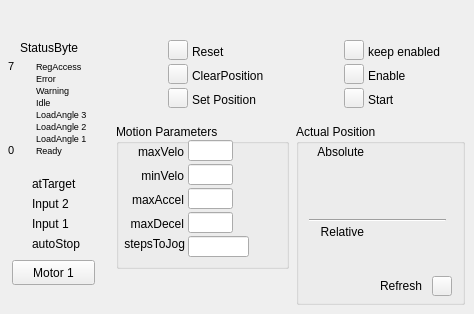
      <widget class="QWidget" name="control_2">
       <attribute name="title">
        <string>Control</string>
       </attribute>
       <widget class="TButton" name="tbutton2_2">
        <property name="geometry">
         <rect>
          <x>344</x>
          <y>64</y>
          <width>20</width>
          <height>20</height>
         </rect>
        </property>
        <property name="variable" stdset="0">
         <string>$(P):LO:SC:$(T):CBYTE</string>
        </property>
        <property name="variableSubstitutions" stdset="0">
         <string>P=CHA,T=2531-2-2</string>
        </property>
        <property name="subscribe" stdset="0">
         <bool>true</bool>
        </property>
        <property name="showLabel" stdset="0">
         <bool>false</bool>
        </property>
       </widget>
       <widget class="QLabel" name="SB_label_55">
        <property name="geometry">
         <rect>
          <x>36</x>
          <y>84</y>
          <width>65</width>
          <height>12</height>
         </rect>
        </property>
        <property name="font">
         <font>
          <pointsize>7</pointsize>
         </font>
        </property>
        <property name="text">
         <string>Warning</string>
        </property>
       </widget>
       <widget class="QEBitStatus" name="qebitstatus_5">
        <property name="geometry">
         <rect>
          <x>20</x>
          <y>60</y>
          <width>12</width>
          <height>96</height>
         </rect>
        </property>
        <property name="Orientation">
         <enum>QBitStatus::LSB_On_Bottom</enum>
        </property>
        <property name="offColour">
         <color>
          <red>157</red>
          <green>171</green>
          <blue>193</blue>
         </color>
        </property>
        <property name="variable" stdset="0">
         <string>$(P):LI:$(T):SBYTE</string>
        </property>
        <property name="variableSubstitutions" stdset="0">
         <string>P=CHA,T=2531-2-2</string>
        </property>
       </widget>
       <widget class="QLabel" name="SB_label_56">
        <property name="geometry">
         <rect>
          <x>36</x>
          <y>60</y>
          <width>65</width>
          <height>12</height>
         </rect>
        </property>
        <property name="font">
         <font>
          <pointsize>7</pointsize>
         </font>
        </property>
        <property name="text">
         <string>RegAccess</string>
        </property>
       </widget>
       <widget class="QLabel" name="SB_label_57">
        <property name="geometry">
         <rect>
          <x>36</x>
          <y>108</y>
          <width>65</width>
          <height>12</height>
         </rect>
        </property>
        <property name="font">
         <font>
          <pointsize>7</pointsize>
         </font>
        </property>
        <property name="text">
         <string>LoadAngle 3</string>
        </property>
       </widget>
       <widget class="QLabel" name="SB_label_58">
        <property name="geometry">
         <rect>
          <x>36</x>
          <y>96</y>
          <width>65</width>
          <height>12</height>
         </rect>
        </property>
        <property name="font">
         <font>
          <pointsize>7</pointsize>
         </font>
        </property>
        <property name="text">
         <string>Idle</string>
        </property>
       </widget>
       <widget class="QLabel" name="SB_label_59">
        <property name="geometry">
         <rect>
          <x>36</x>
          <y>72</y>
          <width>65</width>
          <height>12</height>
         </rect>
        </property>
        <property name="font">
         <font>
          <pointsize>7</pointsize>
         </font>
        </property>
        <property name="text">
         <string>Error</string>
        </property>
       </widget>
       <widget class="QLabel" name="SB_label_60">
        <property name="geometry">
         <rect>
          <x>36</x>
          <y>132</y>
          <width>65</width>
          <height>12</height>
         </rect>
        </property>
        <property name="font">
         <font>
          <pointsize>7</pointsize>
         </font>
        </property>
        <property name="text">
         <string>LoadAngle 1</string>
        </property>
       </widget>
       <widget class="QLabel" name="SB_label_61">
        <property name="geometry">
         <rect>
          <x>36</x>
          <y>120</y>
          <width>65</width>
          <height>12</height>
         </rect>
        </property>
        <property name="font">
         <font>
          <pointsize>7</pointsize>
         </font>
        </property>
        <property name="text">
         <string>LoadAngle 2</string>
        </property>
       </widget>
       <widget class="QLabel" name="SB_label_62">
        <property name="geometry">
         <rect>
          <x>36</x>
          <y>144</y>
          <width>65</width>
          <height>12</height>
         </rect>
        </property>
        <property name="font">
         <font>
          <pointsize>7</pointsize>
         </font>
        </property>
        <property name="text">
         <string>Ready</string>
        </property>
       </widget>
       <widget class="QEBitStatus" name="qebitstatus_11">
        <property name="geometry">
         <rect>
          <x>12</x>
          <y>176</y>
          <width>16</width>
          <height>16</height>
         </rect>
        </property>
        <property name="numberOfBits">
         <number>1</number>
        </property>
        <property name="shift">
         <number>3</number>
        </property>
        <property name="onColour">
         <color>
          <red>0</red>
          <green>255</green>
          <blue>0</blue>
         </color>
        </property>
        <property name="offColour">
         <color>
          <red>156</red>
          <green>173</green>
          <blue>194</blue>
         </color>
        </property>
        <property name="variable" stdset="0">
         <string>$(P):LI:$(T):SWORD</string>
        </property>
        <property name="variableSubstitutions" stdset="0">
         <string>P=CHA,T=2531-2-2</string>
        </property>
       </widget>
       <widget class="QEBitStatus" name="qebitstatus_12">
        <property name="geometry">
         <rect>
          <x>12</x>
          <y>216</y>
          <width>16</width>
          <height>16</height>
         </rect>
        </property>
        <property name="numberOfBits">
         <number>1</number>
        </property>
        <property name="shift">
         <number>0</number>
        </property>
        <property name="onColour">
         <color>
          <red>0</red>
          <green>255</green>
          <blue>0</blue>
         </color>
        </property>
        <property name="offColour">
         <color>
          <red>156</red>
          <green>173</green>
          <blue>194</blue>
         </color>
        </property>
        <property name="variable" stdset="0">
         <string>$(P):LI:$(T):SWORD</string>
        </property>
        <property name="variableSubstitutions" stdset="0">
         <string>P=CHA,T=2531-2-2</string>
        </property>
       </widget>
       <widget class="QLabel" name="label_63">
        <property name="geometry">
         <rect>
          <x>32</x>
          <y>236</y>
          <width>56</width>
          <height>15</height>
         </rect>
        </property>
        <property name="text">
         <string>autoStop</string>
        </property>
       </widget>
       <widget class="QEBitStatus" name="qebitstatus_13">
        <property name="geometry">
         <rect>
          <x>12</x>
          <y>196</y>
          <width>16</width>
          <height>16</height>
         </rect>
        </property>
        <property name="numberOfBits">
         <number>1</number>
        </property>
        <property name="shift">
         <number>1</number>
        </property>
        <property name="onColour">
         <color>
          <red>0</red>
          <green>255</green>
          <blue>0</blue>
         </color>
        </property>
        <property name="offColour">
         <color>
          <red>156</red>
          <green>173</green>
          <blue>194</blue>
         </color>
        </property>
        <property name="variable" stdset="0">
         <string>$(P):LI:$(T):SWORD</string>
        </property>
        <property name="variableSubstitutions" stdset="0">
         <string>P=CHA,T=2531-2-2</string>
        </property>
       </widget>
       <widget class="QLabel" name="label_64">
        <property name="geometry">
         <rect>
          <x>32</x>
          <y>176</y>
          <width>56</width>
          <height>15</height>
         </rect>
        </property>
        <property name="text">
         <string>atTarget</string>
        </property>
       </widget>
       <widget class="QLabel" name="label_65">
        <property name="geometry">
         <rect>
          <x>32</x>
          <y>216</y>
          <width>56</width>
          <height>15</height>
         </rect>
        </property>
        <property name="text">
         <string>Input 1</string>
        </property>
       </widget>
       <widget class="QEBitStatus" name="qebitstatus_14">
        <property name="geometry">
         <rect>
          <x>12</x>
          <y>236</y>
          <width>16</width>
          <height>16</height>
         </rect>
        </property>
        <property name="numberOfBits">
         <number>1</number>
        </property>
        <property name="shift">
         <number>5</number>
        </property>
        <property name="onColour">
         <color>
          <red>0</red>
          <green>255</green>
          <blue>0</blue>
         </color>
        </property>
        <property name="offColour">
         <color>
          <red>255</red>
          <green>0</green>
          <blue>0</blue>
         </color>
        </property>
        <property name="variable" stdset="0">
         <string>$(P):LO:$(T):CBYTE</string>
        </property>
        <property name="variableSubstitutions" stdset="0">
         <string>P=CHA,T=2531-2-2</string>
        </property>
       </widget>
       <widget class="QLabel" name="label_66">
        <property name="geometry">
         <rect>
          <x>32</x>
          <y>196</y>
          <width>56</width>
          <height>15</height>
         </rect>
        </property>
        <property name="text">
         <string>Input 2</string>
        </property>
       </widget>
       <widget class="QPushButton" name="pushButtonM1_2">
        <property name="geometry">
         <rect>
          <x>12</x>
          <y>260</y>
          <width>83</width>
          <height>25</height>
         </rect>
        </property>
        <property name="text">
         <string>Motor 1</string>
        </property>
       </widget>
       <widget class="QLabel" name="label_67">
        <property name="geometry">
         <rect>
          <x>368</x>
          <y>68</y>
          <width>45</width>
          <height>16</height>
         </rect>
        </property>
        <property name="text">
         <string>Enable</string>
        </property>
       </widget>
       <widget class="QLabel" name="label_68">
        <property name="geometry">
         <rect>
          <x>368</x>
          <y>92</y>
          <width>45</width>
          <height>16</height>
         </rect>
        </property>
        <property name="text">
         <string>Start</string>
        </property>
       </widget>
       <widget class="TButton" name="tbutton3_2">
        <property name="geometry">
         <rect>
          <x>344</x>
          <y>88</y>
          <width>20</width>
          <height>20</height>
         </rect>
        </property>
        <property name="variable" stdset="0">
         <string>CHA:LO:SC:2531-1-2:CBYTE</string>
        </property>
        <property name="subscribe" stdset="0">
         <bool>true</bool>
        </property>
        <property name="showLabel" stdset="0">
         <bool>false</bool>
        </property>
        <property name="bitNumber" stdset="0">
         <UInt>2</UInt>
        </property>
       </widget>
       <widget class="TButton" name="tbutton1_2">
        <property name="geometry">
         <rect>
          <x>344</x>
          <y>40</y>
          <width>20</width>
          <height>20</height>
         </rect>
        </property>
        <property name="checked">
         <bool>false</bool>
        </property>
        <property name="variable" stdset="0">
         <string>$(P):BO:$(T):CH1:MOT:ENABL</string>
        </property>
        <property name="variableSubstitutions" stdset="0">
         <string>P=CHA,T=2531-2-2</string>
        </property>
        <property name="subscribe" stdset="0">
         <bool>true</bool>
        </property>
        <property name="AlarmEnable" stdset="0">
         <bool>false</bool>
        </property>
        <property name="textOnClick" stdset="0">
         <bool>true</bool>
        </property>
        <property name="onText" stdset="0">
         <string>Yes</string>
        </property>
        <property name="offText" stdset="0">
         <string>Not</string>
        </property>
        <property name="showLabel" stdset="0">
         <bool>false</bool>
        </property>
       </widget>
       <widget class="QLabel" name="label_69">
        <property name="geometry">
         <rect>
          <x>368</x>
          <y>44</y>
          <width>89</width>
          <height>16</height>
         </rect>
        </property>
        <property name="text">
         <string>keep enabled</string>
        </property>
       </widget>
       <widget class="PButton" name="pbutton_8">
        <property name="geometry">
         <rect>
          <x>168</x>
          <y>40</y>
          <width>20</width>
          <height>20</height>
         </rect>
        </property>
        <property name="text">
         <string/>
        </property>
        <property name="checkable">
         <bool>false</bool>
        </property>
        <property name="variable" stdset="0">
         <string>$(P):LO:SC:$(T):CBYTE</string>
        </property>
        <property name="variableSubstitutions" stdset="0">
         <string>P=CHA,T=2531-2-2</string>
        </property>
        <property name="subscribe" stdset="0">
         <bool>true</bool>
        </property>
        <property name="AlarmEnable" stdset="0">
         <bool>false</bool>
        </property>
        <property name="writeOnPress" stdset="0">
         <bool>false</bool>
        </property>
        <property name="showLabel" stdset="0">
         <bool>false</bool>
        </property>
        <property name="bitNumber" stdset="0">
         <UInt>6</UInt>
        </property>
       </widget>
       <widget class="QLabel" name="label_70">
        <property name="geometry">
         <rect>
          <x>8</x>
          <y>144</y>
          <width>12</width>
          <height>12</height>
         </rect>
        </property>
        <property name="font">
         <font>
          <pointsize>8</pointsize>
         </font>
        </property>
        <property name="text">
         <string>0</string>
        </property>
       </widget>
       <widget class="QLabel" name="label_71">
        <property name="geometry">
         <rect>
          <x>8</x>
          <y>60</y>
          <width>12</width>
          <height>12</height>
         </rect>
        </property>
        <property name="font">
         <font>
          <pointsize>8</pointsize>
         </font>
        </property>
        <property name="text">
         <string>7</string>
        </property>
       </widget>
       <widget class="PButton" name="pbutton_9">
        <property name="geometry">
         <rect>
          <x>168</x>
          <y>64</y>
          <width>20</width>
          <height>20</height>
         </rect>
        </property>
        <property name="text">
         <string/>
        </property>
        <property name="checkable">
         <bool>false</bool>
        </property>
        <property name="variable" stdset="0">
         <string>$(P):LO:SC:$(T):CWORD</string>
        </property>
        <property name="variableSubstitutions" stdset="0">
         <string>P=CHA,T=2531-2-2</string>
        </property>
        <property name="subscribe" stdset="0">
         <bool>true</bool>
        </property>
        <property name="AlarmEnable" stdset="0">
         <bool>false</bool>
        </property>
        <property name="writeOnPress" stdset="0">
         <bool>false</bool>
        </property>
        <property name="showLabel" stdset="0">
         <bool>false</bool>
        </property>
        <property name="bitNumber" stdset="0">
         <UInt>13</UInt>
        </property>
       </widget>
       <widget class="PButton" name="pbutton_10">
        <property name="geometry">
         <rect>
          <x>168</x>
          <y>88</y>
          <width>20</width>
          <height>20</height>
         </rect>
        </property>
        <property name="text">
         <string/>
        </property>
        <property name="checkable">
         <bool>false</bool>
        </property>
        <property name="variable" stdset="0">
         <string>$(P):LO:SC:$(T):CWORD</string>
        </property>
        <property name="variableSubstitutions" stdset="0">
         <string>P=CHA,T=2531-2-2</string>
        </property>
        <property name="subscribe" stdset="0">
         <bool>true</bool>
        </property>
        <property name="AlarmEnable" stdset="0">
         <bool>false</bool>
        </property>
        <property name="writeOnPress" stdset="0">
         <bool>false</bool>
        </property>
        <property name="showLabel" stdset="0">
         <bool>false</bool>
        </property>
        <property name="bitNumber" stdset="0">
         <UInt>10</UInt>
        </property>
       </widget>
       <widget class="QLabel" name="label_72">
        <property name="geometry">
         <rect>
          <x>192</x>
          <y>44</y>
          <width>33</width>
          <height>16</height>
         </rect>
        </property>
        <property name="text">
         <string>Reset</string>
        </property>
       </widget>
       <widget class="QLabel" name="label_73">
        <property name="geometry">
         <rect>
          <x>192</x>
          <y>68</y>
          <width>77</width>
          <height>16</height>
         </rect>
        </property>
        <property name="text">
         <string>ClearPosition</string>
        </property>
       </widget>
       <widget class="QLabel" name="label_74">
        <property name="geometry">
         <rect>
          <x>192</x>
          <y>92</y>
          <width>81</width>
          <height>16</height>
         </rect>
        </property>
        <property name="text">
         <string>Set Position</string>
        </property>
       </widget>
       <widget class="QGroupBox" name="groupBox_2">
        <property name="geometry">
         <rect>
          <x>296</x>
          <y>124</y>
          <width>169</width>
          <height>181</height>
         </rect>
        </property>
        <property name="title">
         <string>Actual Position</string>
        </property>
        <widget class="QLabel" name="label_75">
         <property name="geometry">
          <rect>
           <x>84</x>
           <y>154</y>
           <width>49</width>
           <height>16</height>
          </rect>
         </property>
         <property name="text">
          <string>Refresh</string>
         </property>
        </widget>
        <widget class="QELabel" name="qelabel_92">
         <property name="geometry">
          <rect>
           <x>56</x>
           <y>56</y>
           <width>97</width>
           <height>16</height>
          </rect>
         </property>
         <property name="alignment">
          <set>Qt::AlignRight|Qt::AlignTrailing|Qt::AlignVCenter</set>
         </property>
         <property name="variable" stdset="0">
          <string>$(P):CALC:$(T):CH1:POS:MM</string>
         </property>
         <property name="variableSubstitutions" stdset="0">
          <string>P=CHA,T=2531-2-2</string>
         </property>
         <property name="displayAlarmState">
          <bool>false</bool>
         </property>
        </widget>
        <widget class="QELabel" name="qelabel_93">
         <property name="geometry">
          <rect>
           <x>56</x>
           <y>36</y>
           <width>97</width>
           <height>16</height>
          </rect>
         </property>
         <property name="alignment">
          <set>Qt::AlignRight|Qt::AlignTrailing|Qt::AlignVCenter</set>
         </property>
         <property name="variable" stdset="0">
          <string>$(P):LI:$(T):CH1:POS</string>
         </property>
         <property name="variableSubstitutions" stdset="0">
          <string>P=CHA,T=2531-2-2</string>
         </property>
         <property name="displayAlarmState">
          <bool>false</bool>
         </property>
        </widget>
        <widget class="PButton" name="pbutton_11">
         <property name="geometry">
          <rect>
           <x>136</x>
           <y>152</y>
           <width>20</width>
           <height>20</height>
          </rect>
         </property>
         <property name="text">
          <string/>
         </property>
         <property name="checkable">
          <bool>false</bool>
         </property>
         <property name="variable" stdset="0">
          <string>$(P):BO:$(T):CH1:READ:POS</string>
         </property>
         <property name="variableSubstitutions" stdset="0">
          <string>P=CHA,T=2531-2-2</string>
         </property>
         <property name="subscribe" stdset="0">
          <bool>true</bool>
         </property>
         <property name="writeOnRelease" stdset="0">
          <bool>true</bool>
         </property>
         <property name="pressText" stdset="0">
          <string>Yes</string>
         </property>
         <property name="releaseText" stdset="0">
          <string>Not</string>
         </property>
         <property name="showLabel" stdset="0">
          <bool>false</bool>
         </property>
        </widget>
        <widget class="QELabel" name="qelabel_122">
         <property name="geometry">
          <rect>
           <x>56</x>
           <y>76</y>
           <width>97</width>
           <height>16</height>
          </rect>
         </property>
         <property name="alignment">
          <set>Qt::AlignRight|Qt::AlignTrailing|Qt::AlignVCenter</set>
         </property>
         <property name="variable" stdset="0">
          <string>$(P):CALC:$(T):CH1:SET:POS:TOREV</string>
         </property>
         <property name="variableSubstitutions" stdset="0">
          <string>P=CHA,T=2531-2-2</string>
         </property>
         <property name="displayAlarmState">
          <bool>false</bool>
         </property>
        </widget>
        <widget class="QLabel" name="label_76">
         <property name="geometry">
          <rect>
           <x>12</x>
           <y>20</y>
           <width>56</width>
           <height>15</height>
          </rect>
         </property>
         <property name="text">
          <string>Absolute</string>
         </property>
         <property name="alignment">
          <set>Qt::AlignRight|Qt::AlignTrailing|Qt::AlignVCenter</set>
         </property>
        </widget>
        <widget class="Line" name="line_13">
         <property name="geometry">
          <rect>
           <x>13</x>
           <y>92</y>
           <width>137</width>
           <height>8</height>
          </rect>
         </property>
         <property name="orientation">
          <enum>Qt::Horizontal</enum>
         </property>
        </widget>
        <widget class="QLabel" name="label_77">
         <property name="geometry">
          <rect>
           <x>12</x>
           <y>100</y>
           <width>56</width>
           <height>15</height>
          </rect>
         </property>
         <property name="text">
          <string>Relative</string>
         </property>
         <property name="alignment">
          <set>Qt::AlignRight|Qt::AlignTrailing|Qt::AlignVCenter</set>
         </property>
        </widget>
        <widget class="QELabel" name="qelabel_123">
         <property name="geometry">
          <rect>
           <x>56</x>
           <y>120</y>
           <width>97</width>
           <height>16</height>
          </rect>
         </property>
         <property name="alignment">
          <set>Qt::AlignRight|Qt::AlignTrailing|Qt::AlignVCenter</set>
         </property>
         <property name="variable" stdset="0">
          <string>$(P):CALC:$(T):CH1:SET:INC:STEP</string>
         </property>
         <property name="variableSubstitutions" stdset="0">
          <string>P=CHA,T=2531-2-2</string>
         </property>
         <property name="displayAlarmState">
          <bool>false</bool>
         </property>
        </widget>
       </widget>
       <widget class="QGroupBox" name="groupBox_5">
        <property name="geometry">
         <rect>
          <x>116</x>
          <y>124</y>
          <width>173</width>
          <height>145</height>
         </rect>
        </property>
        <property name="title">
         <string>Motion Parameters</string>
        </property>
        <widget class="QELabel" name="qelabel_124">
         <property name="geometry">
          <rect>
           <x>120</x>
           <y>92</y>
           <width>41</width>
           <height>16</height>
          </rect>
         </property>
         <property name="variable" stdset="0">
          <string>$(P):LI:$(T):RWR:MAXD</string>
         </property>
         <property name="variableSubstitutions" stdset="0">
          <string>P=CHA,T=2531-2-2</string>
         </property>
         <property name="displayAlarmState">
          <bool>false</bool>
         </property>
        </widget>
        <widget class="QELineEdit" name="qelineedit_21">
         <property name="geometry">
          <rect>
           <x>72</x>
           <y>40</y>
           <width>45</width>
           <height>21</height>
          </rect>
         </property>
         <property name="variable" stdset="0">
          <string>$(P):LO:SC:$(T):RWR:MINV</string>
         </property>
         <property name="variableSubstitutions" stdset="0">
          <string>P=CHA,T=2531-2-2</string>
         </property>
        </widget>
        <widget class="QELineEdit" name="qelineedit_36">
         <property name="geometry">
          <rect>
           <x>72</x>
           <y>64</y>
           <width>45</width>
           <height>21</height>
          </rect>
         </property>
         <property name="variable" stdset="0">
          <string>$(P):LO:SC:$(T):RWR:MAXA</string>
         </property>
         <property name="variableSubstitutions" stdset="0">
          <string>P=CHA,T=2531-2-2</string>
         </property>
        </widget>
        <widget class="QELabel" name="qelabel_125">
         <property name="geometry">
          <rect>
           <x>120</x>
           <y>44</y>
           <width>41</width>
           <height>16</height>
          </rect>
         </property>
         <property name="variable" stdset="0">
          <string>$(P):LI:$(T):RWR:MINV</string>
         </property>
         <property name="variableSubstitutions" stdset="0">
          <string>P=CHA,T=2531-2-2</string>
         </property>
         <property name="displayAlarmState">
          <bool>false</bool>
         </property>
        </widget>
        <widget class="QELabel" name="qelabel_126">
         <property name="geometry">
          <rect>
           <x>120</x>
           <y>20</y>
           <width>41</width>
           <height>16</height>
          </rect>
         </property>
         <property name="variable" stdset="0">
          <string>$(P):LI:$(T):RWR:MAXV</string>
         </property>
         <property name="variableSubstitutions" stdset="0">
          <string>P=CHA,T=2531-2-2</string>
         </property>
         <property name="displayAlarmState">
          <bool>false</bool>
         </property>
        </widget>
        <widget class="QELineEdit" name="qelineedit_37">
         <property name="geometry">
          <rect>
           <x>72</x>
           <y>88</y>
           <width>45</width>
           <height>21</height>
          </rect>
         </property>
         <property name="variable" stdset="0">
          <string>$(P):LO:SC:$(T):RWR:MAXD</string>
         </property>
         <property name="variableSubstitutions" stdset="0">
          <string>P=CHA,T=2531-2-2</string>
         </property>
        </widget>
        <widget class="QELabel" name="qelabel_127">
         <property name="geometry">
          <rect>
           <x>120</x>
           <y>68</y>
           <width>41</width>
           <height>16</height>
          </rect>
         </property>
         <property name="variable" stdset="0">
          <string>$(P):LI:$(T):RWR:MAXA</string>
         </property>
         <property name="variableSubstitutions" stdset="0">
          <string>P=CHA,T=2531-2-2</string>
         </property>
         <property name="displayAlarmState">
          <bool>false</bool>
         </property>
        </widget>
        <widget class="QLabel" name="label_78">
         <property name="geometry">
          <rect>
           <x>12</x>
           <y>20</y>
           <width>56</width>
           <height>15</height>
          </rect>
         </property>
         <property name="text">
          <string>maxVelo</string>
         </property>
         <property name="alignment">
          <set>Qt::AlignRight|Qt::AlignTrailing|Qt::AlignVCenter</set>
         </property>
        </widget>
        <widget class="QLabel" name="label_79">
         <property name="geometry">
          <rect>
           <x>12</x>
           <y>44</y>
           <width>56</width>
           <height>15</height>
          </rect>
         </property>
         <property name="text">
          <string>minVelo</string>
         </property>
         <property name="alignment">
          <set>Qt::AlignRight|Qt::AlignTrailing|Qt::AlignVCenter</set>
         </property>
        </widget>
        <widget class="QLabel" name="label_80">
         <property name="geometry">
          <rect>
           <x>7</x>
           <y>68</y>
           <width>61</width>
           <height>15</height>
          </rect>
         </property>
         <property name="text">
          <string>maxAccel</string>
         </property>
         <property name="alignment">
          <set>Qt::AlignRight|Qt::AlignTrailing|Qt::AlignVCenter</set>
         </property>
        </widget>
        <widget class="QLabel" name="label_81">
         <property name="geometry">
          <rect>
           <x>7</x>
           <y>92</y>
           <width>61</width>
           <height>15</height>
          </rect>
         </property>
         <property name="text">
          <string>maxDecel</string>
         </property>
         <property name="alignment">
          <set>Qt::AlignRight|Qt::AlignTrailing|Qt::AlignVCenter</set>
         </property>
        </widget>
        <widget class="QELineEdit" name="qelineedit_38">
         <property name="geometry">
          <rect>
           <x>72</x>
           <y>16</y>
           <width>45</width>
           <height>21</height>
          </rect>
         </property>
         <property name="variable" stdset="0">
          <string>$(P):LO:SC:$(T):RWR:MAXV</string>
         </property>
         <property name="variableSubstitutions" stdset="0">
          <string>P=CHA,T=2531-2-2</string>
         </property>
        </widget>
        <widget class="QELineEdit" name="qelineedit_39">
         <property name="geometry">
          <rect>
           <x>72</x>
           <y>112</y>
           <width>61</width>
           <height>21</height>
          </rect>
         </property>
         <property name="variable" stdset="0">
          <string>$(P):LO:$(T):CH1:JOG:VAL</string>
         </property>
         <property name="variableSubstitutions" stdset="0">
          <string>P=CHA,T=2531-2-2</string>
         </property>
        </widget>
        <widget class="QLabel" name="label_82">
         <property name="geometry">
          <rect>
           <x>0</x>
           <y>112</y>
           <width>69</width>
           <height>15</height>
          </rect>
         </property>
         <property name="text">
          <string>stepsToJog</string>
         </property>
         <property name="alignment">
          <set>Qt::AlignRight|Qt::AlignTrailing|Qt::AlignVCenter</set>
         </property>
        </widget>
       </widget>
       <widget class="QLabel" name="label_83">
        <property name="geometry">
         <rect>
          <x>20</x>
          <y>40</y>
          <width>69</width>
          <height>16</height>
         </rect>
        </property>
        <property name="text">
         <string>StatusByte</string>
        </property>
       </widget>
       <widget class="QELabel" name="qelabel_128">
        <property name="geometry">
         <rect>
          <x>12</x>
          <y>12</y>
          <width>73</width>
          <height>16</height>
         </rect>
        </property>
        <property name="font">
         <font>
          <pointsize>11</pointsize>
          <weight>75</weight>
          <bold>true</bold>
         </font>
        </property>
        <property name="variable" stdset="0">
         <string>$(P):LI:$(T):DATA.DESC</string>
        </property>
        <property name="variableSubstitutions" stdset="0">
         <string>P=CHA,T=2531-2-2</string>
        </property>
        <property name="displayAlarmState">
         <bool>false</bool>
        </property>
       </widget>
       <widget class="QELabel" name="qelabel_129">
        <property name="geometry">
         <rect>
          <x>288</x>
          <y>12</y>
          <width>81</width>
          <height>16</height>
         </rect>
        </property>
        <property name="font">
         <font>
          <pointsize>11</pointsize>
          <weight>75</weight>
          <bold>true</bold>
         </font>
        </property>
        <property name="variable" stdset="0">
         <string>$(P):MBBI:$(T):CH1:MOTOR:STATE</string>
        </property>
        <property name="variableSubstitutions" stdset="0">
         <string>P=CHA,T=2531-2-2</string>
        </property>
        <property name="displayAlarmState">
         <bool>false</bool>
        </property>
       </widget>
      </widget>
